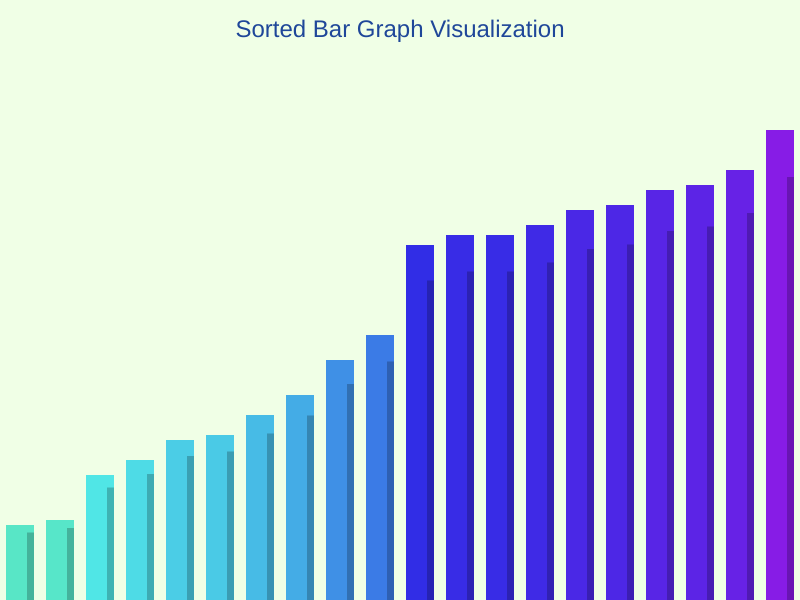
Frame 1 (no input)
Frame 60 (no input): identical to frame 1, image omitted
Frame 120 (the mouse pressed at the canvas centre since frame 60): identical to frame 1, image omitted

The p5.js sketch that drew this single still picture (run headless with seeded random() and noise() and a simulated clock; from frame 60 on, the mouse is pressed at the canvas centre):

// p5.js sketch
// ── sketch.js
let numbers = [];
const numBars = 20;
const minVal = 10;
const maxVal = 100;

function setup() {
  createCanvas(800, 600);
  colorMode(HSB, 360, 100, 100, 100);
  noStroke();
  generateNumbers();
  sortNumbers();
  textAlign(CENTER, CENTER);
  textSize(24);
  fill(0);
}

function draw() {
  background(95, 10, 100);

  // Title
  fill(220, 80, 60);
  text("Sorted Bar Graph Visualization", width / 2, 30);

  let barWidth = width / numBars * 0.7; // narrow bars with space
  let spacing = (width / numBars) * 0.3;

  for (let i = 0; i < numbers.length; i++) {
    let val = numbers[i];
    let x = i * (barWidth + spacing) + spacing / 2;
    let barHeight = map(val, minVal, maxVal, 50, height - 100);
    let y = height - barHeight;

    let hue = map(val, minVal, maxVal, 160, 280);
    let sat = map(val, minVal, maxVal, 60, 90);
    fill(hue, sat, 90);

    // Main bar
    rect(x, y, barWidth, barHeight);

    // Shadow for 3D effect
    fill(hue, sat, 70);
    rect(x + barWidth * 0.75, y + barHeight * 0.1, barWidth * 0.25, barHeight * 0.9);
  }
}

function keyPressed() {
  if (key === 'r' || key === 'R') {
    generateNumbers();
    sortNumbers();
  }
  if (key === 's' || key === 'S') {
    shuffle(numbers, true);
  }
}

function generateNumbers() {
  numbers = [];
  for (let i = 0; i < numBars; i++) {
    numbers.push(int(random(minVal, maxVal + 1)));
  }
}

function sortNumbers() {
  numbers.sort((a, b) => a - b);
}
